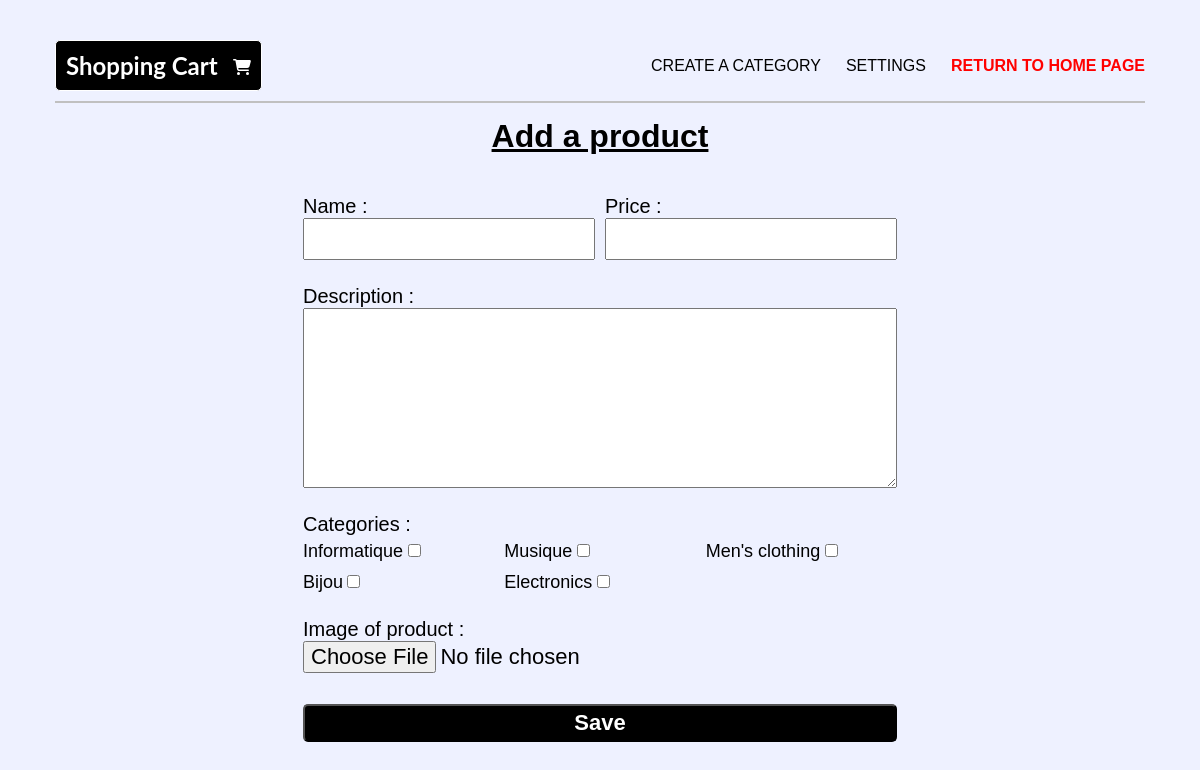
Page /shopping_cart/create_product on the earlier database version.
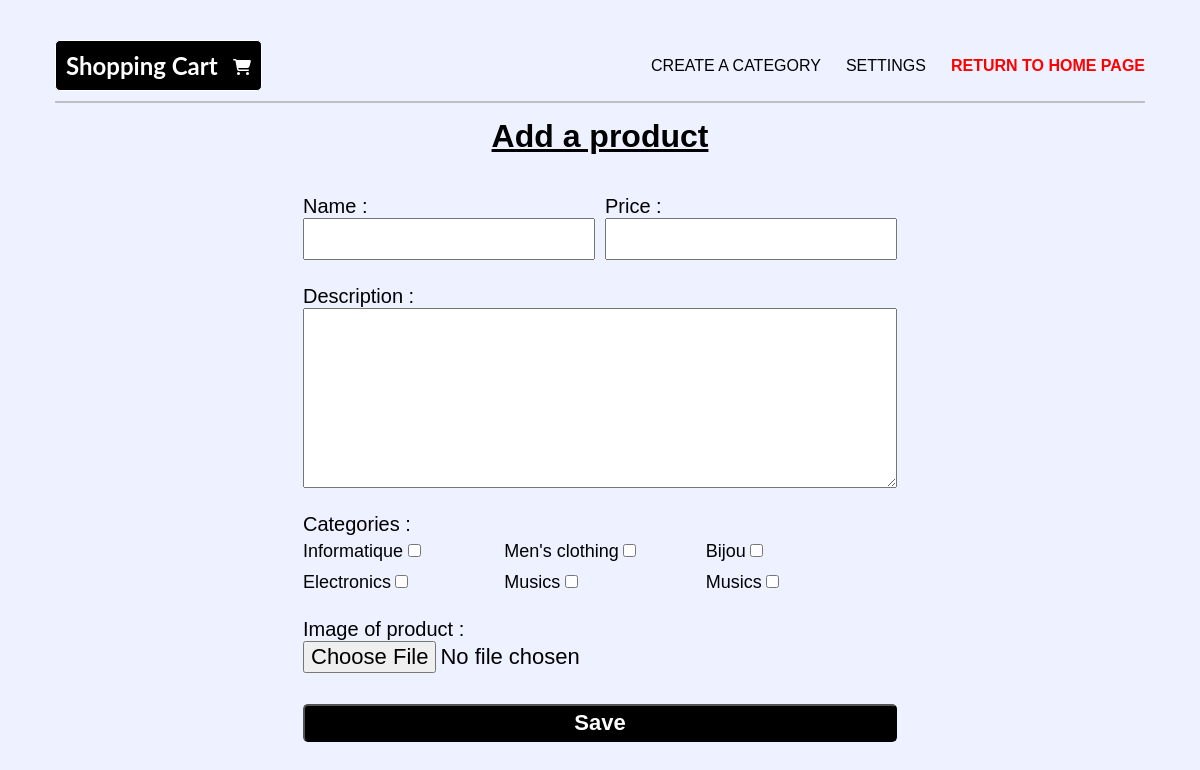
Same page on the later database version.
### shopping_cart_app/models.py (models this page shows)
class Category(models.Model):
    name = models.CharField(max_length=100)
    views = models.BooleanField(default=True)
    def __str__(self):
        return f"{self.name}"

### shopping_cart_app/views.py (the view)
# urls.py: path('create_product' , views.AddProduct , name="create_product"),
def AddProduct(request):
    categories = Category.objects.all()
    return render(request, "shopping_cart/create_product.html" , {"categories":categories})

### shopping_cart_app/templates/shopping_cart/create_product.html (shortened to what this page needs)
<!DOCTYPE html>
<html lang="en">
<head>
    {% load static %}
    <link rel="stylesheet" href="{% static 'shopCart/form_product.css' %}">
</head>
<body>
    <nav class="navbar">
        <div class="logo">
            <h2>Shopping Cart</h2>
            <div>
            </div>
        </div>
        <ul>
            <li>
                <a href="{% url 'shopCart:create_category' %}">create a category</a>
            </li>
            <li>
                <a href="{% url 'shopCart:settings' %}">Settings</a>
            </li>
            <li>
                <a class="return-home" href="{% url 'shopCart:Index' %}">Return to home page</a>
            </li>
        </ul>
    </nav>
    <div class="main">
        <h1>Add a product</h1>
        <form enctype="multipart/form-data" action="{% url 'shopCart:save_create_product' %}" method="post">
            <div class="bloc1">
                <div class="input-group">
                    <label for="name">Name :</label>
                    <input type="text" name="name" id="name">
                </div>
                <div class="input-group">
                    <label for="name">Price :</label>
                    <input type="text" name="price" id="price">
                </div>
            </div>
            <div class="input-group">
                <label for="name">Description :</label>
                <textarea name="description" id="description" cols="30" rows="10"></textarea>
            </div>
            <div class="input-group-checkbox">
                <label for="categories">Categories :</label>
                <div class="list-checkbox">
                    {% for category in categories %}
                        <div class="checkbox-input">
                            <label for="">{{category.name}}</label>
                            <input type="checkbox" value="{{category}}" name="categories" id="categories">
                        </div>
                    {% endfor %}
                </div>
            </div>
            <div class="input-group">
                <label for="image">Image of product :</label>
                <input type="file" name="image" id="image">
            </div>
            <div class="input-group">
                <input type="submit" value="Save">
            </div>
        </form>
    </div>
</body>
</html>

Differences in the rows shown:
removed Category: name "Musique"
added Category: name "Musics"
added Category: name "Musics"
